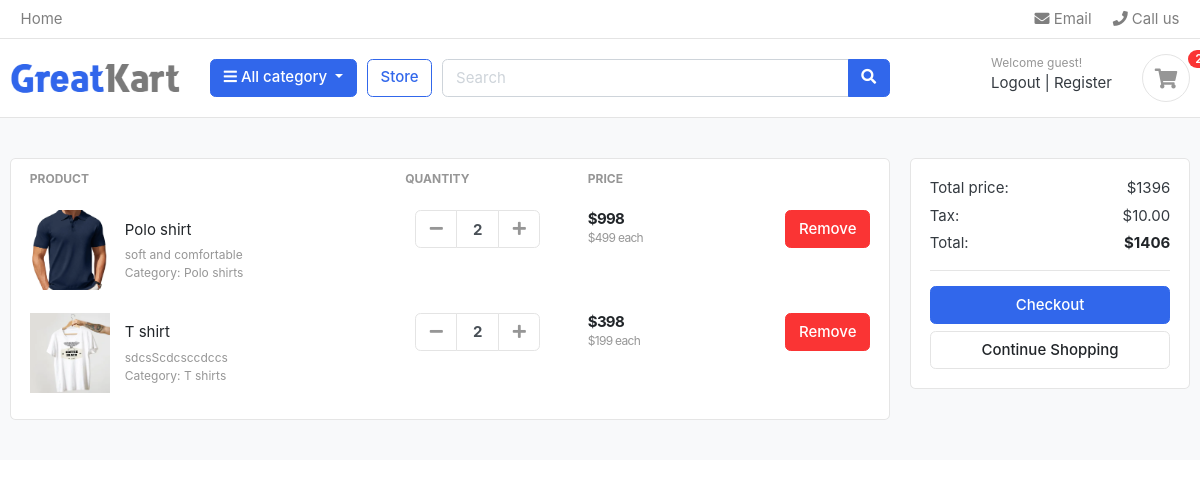
Screenshot of /cart_details/ (signed in) with the database file from the repository.
### ecommerce/models.py (models this page shows, shortened)
class CartItems(models.Model):
    cart = models.ForeignKey(Cart, on_delete=models.CASCADE, related_name = 'cart_items')
    product = models.ForeignKey(Products, on_delete=models.CASCADE )
    quantity = models.IntegerField(default = 1)
    color_variant = models.ForeignKey(ColorVariant , on_delete=models.SET_NULL , null=True , blank=True)
    size_variant = models.ForeignKey(SizeVariant , on_delete=models.SET_NULL , null=True , blank=True)
    total_price = models.IntegerField(default = 0 , null=True , blank=True)
    def sub_total(self):
        return self.quantity * self.product.price

class Products(models.Model):
    product_name = models.CharField(max_length=100)
    slug = models.SlugField(unique = True , null = True , blank = True)
    category = models.ForeignKey(Category , on_delete=models.CASCADE , related_name = "products" , null=True , blank=True)
    price = models.IntegerField()
    description = models.TextField(max_length=1000)
    product_image = models.ImageField(upload_to = "products_images" , null=True , blank=True)
    color_variants = models.ManyToManyField(ColorVariant , blank=True)
    size_variants = models.ManyToManyField(SizeVariant ,  blank=True)

class Category(models.Model):
    category_name = models.CharField(max_length=255, unique=True)
    slug = models.SlugField(unique = True , null = True , blank = True)
    image = models.ImageField(upload_to = "categories")
    def __str__(self):
        return self.category_name

### ecommerce/views.py (the view)
# urls.py: path('cart_details/',views.cart_details, name='cart_details'),
@login_required(login_url="signin")
def cart_details(request):
    print("here")
    cart_item = CartItems.objects.filter(cart__user=request.user,cart__is_paid=False)
    cart = Cart.objects.get(user=request.user,is_paid=False)
    total = 0
    for item in cart_item:
        total += item.sub_total()
    context = {
        'cart_items':cart_item,
        'cart':cart,
        "total" : total,
        "final_total": total+10
    }
    return render(request,'cart_details.html',context)

### accounts/models.py (called while the page is built)
    @property
    def get_cart_count(self):
        from ecommerce.models import CartItems,Cart
        item_count = CartItems.objects.filter(cart__user=self.id,cart__is_paid=False).count()
        return item_count

### templates/cart_details.html (shortened to what this page needs)
{% extends 'base.html' %}
{% load static %}
{% block content %}
<section class="section-content padding-y bg">
    <div class="container">
    <div class="row">
        <aside class="col-lg-9">
    <div class="card">
    <table class="table table-borderless table-shopping-cart">
    <thead class="text-muted">
    <tr class="small text-uppercase">
      <th scope="col">Product</th>
      <th scope="col" width="120">Quantity</th>
      <th scope="col" width="120">Price</th>
      <th scope="col" class="text-right" width="200"> </th>
    </tr>
    </thead>
    <tbody>
    {% for item in cart_items %}
    <tr>
        <td>
            <figure class="itemside align-items-center">
                <div class="aside"><img src="{{item.product.product_image.url}}" class="img-sm"></div>
                <figcaption class="info">
                    <a href="{% url "details" item.product.slug %}" class="title text-dark">{{item.product.product_name}}</a>
                    <p class="text-muted small">{{item.product.description}}<br> Category: {{item.product.category}}</p>
                </figcaption>
            </figure>
        </td>
        <td>
                        <div class="col">
                            <div class="input-group input-spinner">
                                <div class="input-group-prepend">
                                <a href= "{% url "minus" item.id %}" class="btn btn-light" type="button" id="button-plus"> <i class="fa fa-minus"></i> </a>
                                </div>
                                <input type="text" class="form-control"  value="{{item.quantity}}">
                                <div class="input-group-append">
                                <a href="{% url "plus" item.id %}" class="btn btn-light" type="button" id="button-minus"> <i class="fa fa-plus"></i> </a>
                                </div>
                            </div>
                        </div>
        </td>
        <td>
            <div class="price-wrap">
                <var class="price">${{item.sub_total}}</var>
                <small class="text-muted"> ${{item.product.price}} each </small>
            </div>
        </td>
        <td class="text-right">
        <a href="{% url "remove" item.id %}" class="btn btn-danger"> Remove</a>
        </td>
    </tr>
    {% endfor %}
    </tbody>
    </table>
    </div>
        </aside>
        <aside class="col-lg-3">
            <div class="card">
            <div class="card-body">
                <dl class="dlist-align">
                  <dt>Total price:</dt>
                  <dd class="text-right">${{total}}</dd>
                </dl>
                <dl class="dlist-align">
                  <dt>Tax:</dt>
                  <dd class="text-right"> $10.00</dd>
                </dl>
                <dl class="dlist-align">
                  <dt>Total:</dt>
                  <dd class="text-right text-dark b"><strong>${{final_total}}</strong></dd>
                </dl>
                <hr>
                <a href="{% url "checkout" %}" class="btn btn-primary btn-block"> Checkout </a>
                <a href="{% url "store" %}" class="btn btn-light btn-block">Continue Shopping</a>
            </div>
            </div>
    </aside>
    </div>
    </div>
    </section>
{% endblock%}

### static/css/ui.css (style rules this page uses)
html { font-family: "Inter", sans-serif; font-size: 15px; }
.price-wrap { letter-spacing: -0.7px; }
.img-xs, .img-sm, .img-md, .img-lg { -o-object-fit: cover; object-fit: cover; flex-shrink: 0; flex-grow: 0; }
.img-sm { width: 80px; height: 80px; }
.padding-y { padding-top: 40px; padding-bottom: 40px; }
var { font-style: normal; }
figure { margin-bottom: 0; }
.bg { background-color: #f8f9fa; }
.b { font-weight: 600; }
p:last-child { margin-bottom: 0; }
.btn-light { background-color: #fff; border-color: #e4e4e4; }
.btn-light i { color: #969696; }
.itemside { position: relative; display: flex; width: 100%; }
.itemside .aside { position: relative; flex-shrink: 0; }
.itemside .info { padding-left: 15px; padding-right: 7px; }
.itemside p { margin-bottom: 0; }
.itemside .title { display: block; margin-bottom: 5px; color: #212529; }
[class*=dlist-] { margin-bottom: 5px; }
[class*=dlist-] dd { margin-bottom: 0; }
.dlist-align { display: flex; }
.dlist-align dt { width: 150px; word-wrap: break-word; font-weight: normal; }
.dlist-align dd { flex-grow: 1; }
.price { font-weight: 600; color: #212529; }
.input-spinner { width: 125px; flex-wrap: nowrap; display: inline-flex; vertical-align: middle; }
.input-spinner input.form-control { text-align: center; max-width: 46px; font-weight: bold; flex-basis: 46px; border-color: #e4e4e4; flex-grow: 0; }
.input-spinner .btn { width: 42px; text-align: center; padding-left: 0.5rem; padding-right: 0.5rem; }
.table-shopping-cart.table td, .table-shopping-cart.table th { padding-left: 1.25rem; padding-right: 1.25rem; }
.table-shopping-cart .price-wrap { line-height: 1.2; }
.table-shopping-cart .price { font-weight: bold; margin-right: 5px; display: block; }

### rows the page displays
CartItems: product.product_image (picture), product.product_name "Polo shirt", product.description "soft and comfortable", product.category "Polo shirts", quantity "2", sub_total "998", product.price "499"
CartItems: product.product_image (picture), product.product_name "T shirt", product.description "sdcsScdcsccdccs", product.category "T shirts", quantity "2", sub_total "398", product.price "199"

### other values shown
{{ total }} "1396"
{{ final_total }} "1406"
